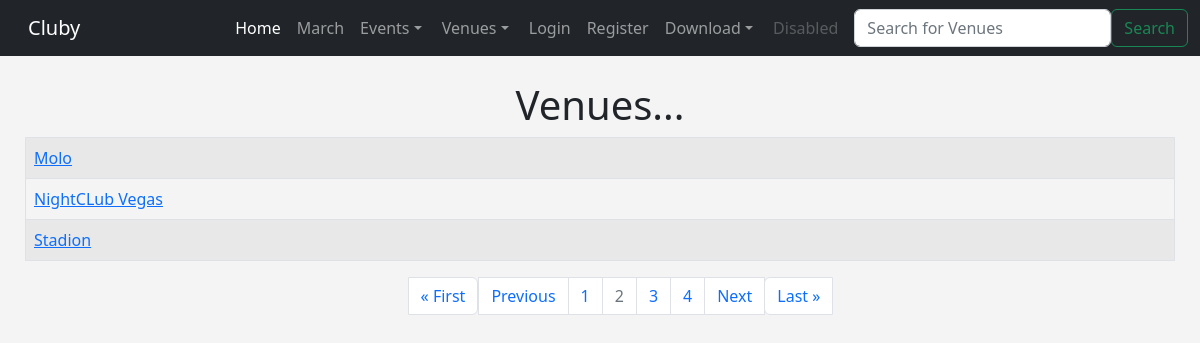
Page /list_venues?page=2 on the earlier database version.
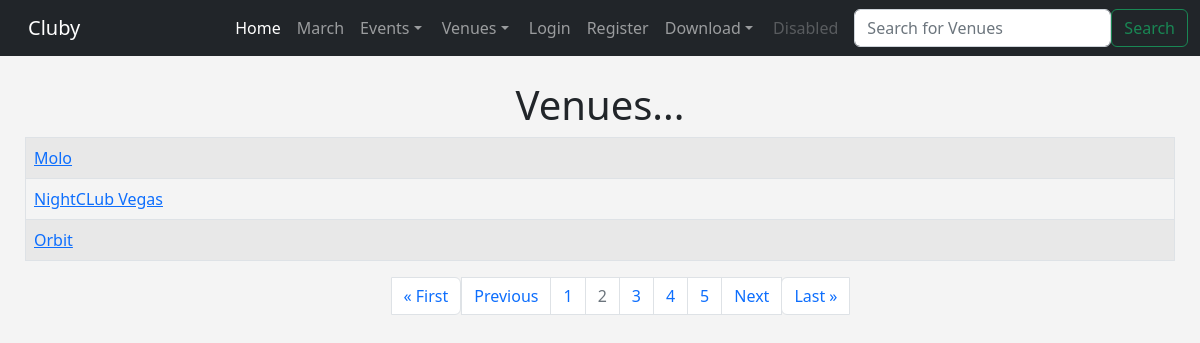
Same page on the later database version.
### events/models.py (models this page shows)
class Venue(models.Model):
    name = models.CharField('Venue Name', max_length = 120)
    address = models.CharField(max_length = 300)
    zip_code = models.CharField('Zip Code', max_length = 15)
    phone = models.CharField('Contact Phone', max_length = 25, blank=True)
    web = models.URLField('Website Address', blank=True)
    email_address = models.EmailField('Email Address', blank=True)
    owner = models.IntegerField("Venue Owner", blank=False, default=1)
    venue_image = models.ImageField(null=True, blank=True, upload_to='images/')
    def __str__(self):
        return self.name

### events/views.py (the view)
# urls.py: path('list_venues', views.list_venues, name='list-venues'),
def list_venues(request):
    p = Paginator(Venue.objects.all().order_by('name'), 3)
    page = request.GET.get('page')
    venues = p.get_page(page)
    nums = "a" * venues.paginator.num_pages
    return render(request, 'events/venues.html', {
        'venues': venues,
        'nums': nums,
    })

### events/templates/events/venues.html (shortened to what this page needs)
{% extends 'events/base.html' %}
{% block content %}
<center>
    <h1>Venues...</h1>
    <table class="table table-striped table-hover table-bordered">
        {% for venue in venues %}
            <tr>
                <td>
                    <a href="{% url 'show-venue' venue.id %}">{{ venue }}</a>
                    <br>
                </td>
            </tr>
        {% endfor %}
    </table>
        <nav aria-label="Page navigation example">
            <ul class="pagination justify-content-center">
                {% if venues.has_previous %}
                    <li class="page-item"><a class="page-link" href="?page=1">&laquo First</a></li>
                    <li class="page-item"><a class="page-link" href="?page={{ venues.previous_page_number }}">Previous</a></li>
                {% else %}
                    <li class="page-item disabled"><a class="page-link" href="">&laquo First</a></li>
                    <li class="page-item disabled"><a class="page-link" href="">Previous</a></li>
                {% endif %}
                {% for i in nums %}
                    {% if venues.number != forloop.counter %}
                        <li class="page-item"><a class="page-link" href="?page={{ forloop.counter }}">{{ forloop.counter }}</a></li>
                    {% else %}
                        <li class="page-item disabled"><a class="page-link" href="">{{ forloop.counter }}</a></li>
                    {% endif %}
                {% endfor %}
                {% if venues.has_next %}
                    <li class="page-item"><a class="page-link" href="?page={{ venues.next_page_number }}">Next</a></li>
                    <li class="page-item"><a class="page-link" href="?page={{ venues.paginator.num_pages }}">Last &raquo</a></li>
                {% else %}
                    <li class="page-item disabled"><a class="page-link" href="">Next</a></li>
                    <li class="page-item disabled"><a class="page-link" href="">Last &raquo</a></li>
                {% endif %}
            </ul>
        </nav>
</center>
{% endblock %}

Differences in the rows shown:
no longer on this page (row unchanged): Venue: name "Stadion"
added Venue: name "Orbit"
Other differences:
new list line: "5"
